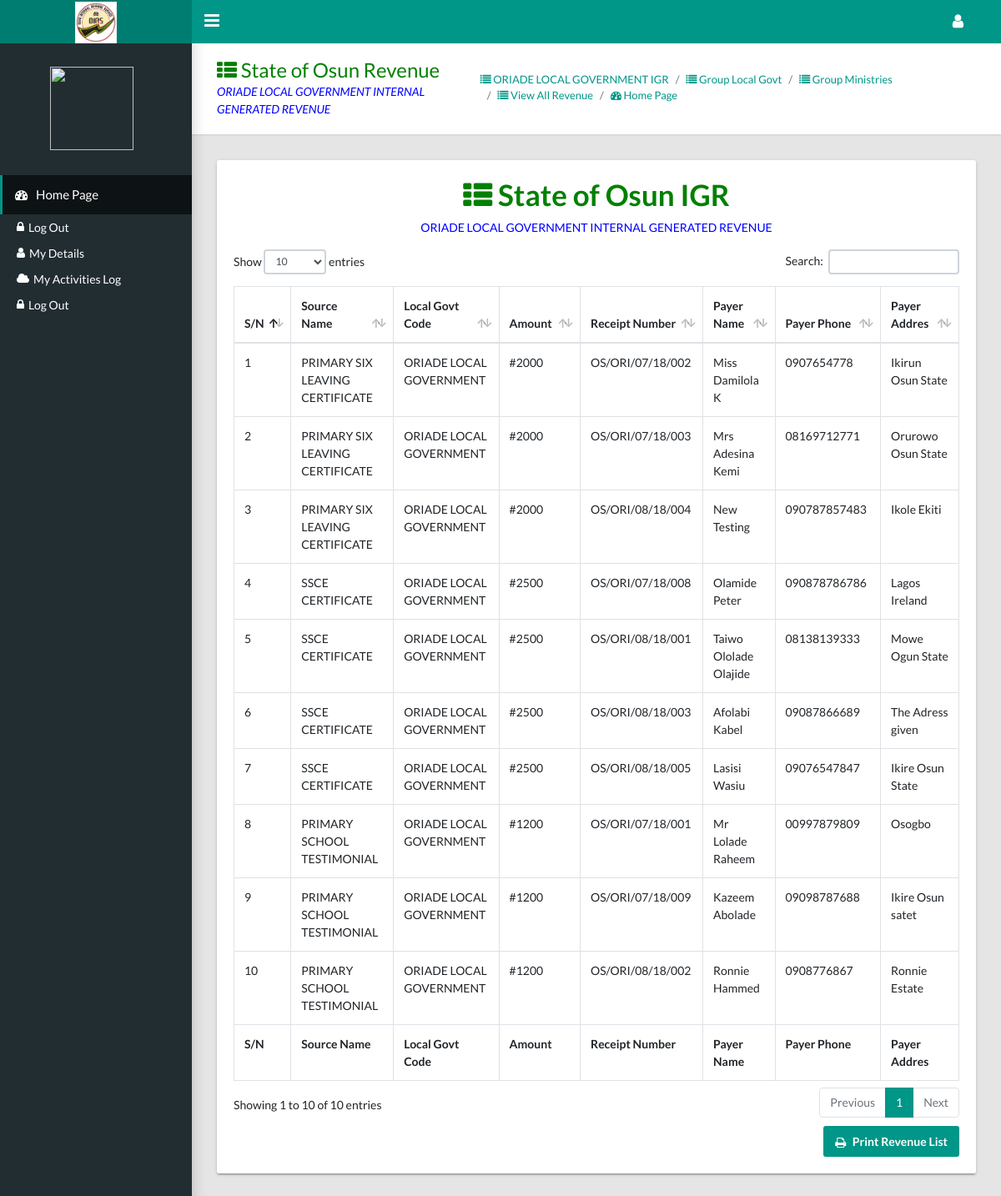
/director/view-local_govt-revenue.php?local_govt_id=2, run on the app's committed database.
### tables this page shows
CREATE TABLE `local_govt` (
  `local_govt_id` int(255) NOT NULL,
  `local_govt_name` text NOT NULL,
  `local_govt_code` varchar(255) NOT NULL,
  `time_added` timestamp NOT NULL DEFAULT CURRENT_TIMESTAMP ON UPDATE CURRENT_TIMESTAMP
);

CREATE TABLE `state_revenue` (
  `revenue_id` int(255) NOT NULL,
  `local_govt_id` int(255) NOT NULL,
  `staff_number` varchar(255) NOT NULL,
  `source_id` int(255) NOT NULL,
  `payer_name` varchar(255) NOT NULL,
  `payer_phone` varchar(255) NOT NULL,
  `payer_address` text NOT NULL,
  `reciept_number` varchar(255) NOT NULL,
  `today` varchar(255) NOT NULL,
  `rev_month` varchar(255) NOT NULL,
  `year` varchar(255) NOT NULL,
  `time_added` timestamp NOT NULL DEFAULT CURRENT_TIMESTAMP ON UPDATE CURRENT_TIMESTAMP
);

CREATE TABLE `source_revenue` (
  `source_id` int(255) NOT NULL,
  `source_name` varchar(255) NOT NULL,
  `ministry_id` int(255) NOT NULL,
  `revenue_amount` varchar(255) NOT NULL,
  `time_added` timestamp NOT NULL DEFAULT CURRENT_TIMESTAMP ON UPDATE CURRENT_TIMESTAMP
);

### ict-department/libs_dev/local-ministry/local_ministry_class.php (called while the page is built, shortened)
<?php
	class stateMinistry
	{
		function __construct($db)
		{
			$this->db=$db;
		}
	}
	class localMinistry extends stateMinistry{
		public function gettingLocalGocyIDDetails($local_govt_id)
		{
			try {
				$gettingMinistry = $this->db->prepare("SELECT * FROM local_govt WHERE local_govt_id=:local_govt_id");
				$getMin = array(':local_govt_id'=>$local_govt_id);
				$gettingMinistry->execute($getMin);
				$gold = $gettingMinistry->fetch();
				return $gold;
			} catch (PDOException $e) {
				$_SESSION['error'] = $e->getMessage();
			}
		}
	}
?>

### ict-department/libs_dev/revenue/revenue_class.php (called while the page is built, shortened)
<?php
	class sourcesOfRevenue
	{
		public $db;
		function __construct($db)
		{
			$this->db=$db;
		}
		public function seeRevenueourceID($source_id)
		{
			try {
				$checkRev= $this->db->prepare("SELECT * FROM source_revenue WHERE source_id=:source_id");
				$arrCheckRev = array(':source_id'=>$source_id);
				$checkRev->execute($arrCheckRev);
				$roll = $checkRev->fetch();
				return $roll;
			}catch(PDOException $e){
				$_SESSION['error']= $e->getMessage();
				return false;
			}
		}
	}
?>

### director/view-local_govt-revenue.php (the view, shortened to what this page needs)
<?php
    require '../header.php';
    require '../side-bar.php';
    require '../ict-department/libs_dev/local-ministry/local_ministry_class.php';
    require '../ict-department/libs_dev/revenue/revenue_class.php';
    $localMin = new localMinistry($db);
    $revSouceing = new sourcesOfRevenue($db);
    $local_govt_code = $_GET['local_govt_code'];
    $local_govt_id = $_GET['local_govt_id'];
    $localDetails = $localMin->gettingLocalGocyIDDetails($local_govt_id);
    $local_govt_name = $localDetails['local_govt_name']; ?>
<main class="app-content">
    <div class="app-title">
        <div>
            <h1 style="color: green"><i class="fa fa-th-list"></i> State of Osun Revenue</h1>
            <p style="color: blue"><?php echo $local_govt_name ?> INTERNAL GENERATED REVENUE</p>
        </div>
        <ul class="app-breadcrumb breadcrumb side">
            <li class="breadcrumb-item active"><a href="view-local_govt-revenue.php?local_govt_code=<?php echo $local_govt_code ?>&&local_govt_id=<?php echo $local_govt_id ?>"><i class="fa fa-list"></i> <?php echo $local_govt_name. " IGR" ?></a></li>
            <li class="breadcrumb-item active"><a href="group-local-govt.php"><i class="fa fa-list"></i> Group Local Govt </a></li>
            <li class="breadcrumb-item active"><a href="group-ministries.php"><i class="fa fa-list"></i> Group Ministries </a></li>
            <li class="breadcrumb-item active"><a href="view-all-revenue.php"><i class="fa fa-list"></i> View All Revenue </a></li>
            <li class="breadcrumb-item"><a href="./"><i class="fa fa-dashboard"></i> Home Page</a></li>
        </ul>
    </div>
    <div class="row">
        <div class="col-md-12">
            <div class="col-md-12">
            </div>
            <div class="tile">
                <div class="tile-body">
                    <?php
                    $min = $db->prepare("SELECT * FROM state_revenue WHERE local_govt_id=:local_govt_id ORDER BY source_id ASC");
                    $arrMin = array(':local_govt_id'=>$local_govt_id);
                    $min->execute($arrMin);
                    if($min->rowCount()==0){
                        $_SESSION['error'] = "$local_govt_name IGR LIST IS EMPTY"; ?>
                        <script>window.location=("group-local-govt.php");</script><?php
                    }else{ ?>
                        <div align="center">
                            <h1 style="color: green"><i class="fa fa-th-list"></i> State of Osun IGR</h1>
                            <p style="color: blue"><?php echo $local_govt_name ?> INTERNAL GENERATED REVENUE </p>
                        </div>
                        <table class="table table-hover table-bordered" id="sampleTable">
                            <thead>
                                <tr>
                                    <th>S/N</th>
                                    <th>Source Name</th>
                                    <th>Local Govt Code</th>
                                    <th>Amount</th>
                                    <th>Receipt Number</th>
                                    <th>Payer Name</th>
                                    <th>Payer Phone</th>
                                    <th>Payer Addres</th>
                                </tr>
                            </thead>
                            <tfoot>
                                <tr>
                                    <th>S/N</th>
                                    <th>Source Name</th>
                                    <th>Local Govt Code</th>
                                    <th>Amount</th>
                                    <th>Receipt Number</th>
                                    <th>Payer Name</th>
                                    <th>Payer Phone</th>
                                    <th>Payer Addres</th>
                                </tr>
                            </tfoot>
                            <tbody><?php
                                $y=1;
                                while($see_ministry = $min->fetch()){
                                    $source_id = $see_ministry['source_id'];
                                    $sourceDetails = $revSouceing->seeRevenueourceID($source_id);
                                     ?>
                                    <tr>
                                        <td><?php echo $y ?>
                                        </td>
                                        <td><?php echo $revenue_source_name= $sourceDetails['source_name']; ?></td>
                                        <td><?php echo $local_govt_name ?></td>
                                        <td><?php echo "#".$sourceDetails['revenue_amount']; ?></td>
                                        <td><?php echo $see_ministry['reciept_number']; ?></td>
                                        <td><?php echo $see_ministry['payer_name']; ?></td>
                                        <td><?php echo $see_ministry['payer_phone']; ?></td>
                                        <td><?php echo $see_ministry['payer_address']; ?></td>
                                    </tr><?php
                                    $y++;
                                } ?>
                            </tbody>
                        </table>
                        <div class="row d-print-none mt-2">
                            <div class="col-12 text-right">
                                <a class="btn btn-primary" href="javascript:window.print();" target="_blank"><i class="fa fa-print"></i> Print Revenue List</a>
                            </div>
                        </div><?php
                    }?>
                </div>
            </div>
        </div>
    </div>
</main><?php
require '../table-footer.php';
 ?>

### data on the page
local_govt: local_govt_name "ORIADE LOCAL GOVERNMENT"
state_revenue: source.source_name "PRIMARY SIX LEAVING CERTIFICATE", local_govt.local_govt_name "ORIADE LOCAL GOVERNMENT", source.revenue_amount "2000", reciept_number "OS/ORI/07/18/002", payer_name "Miss Damilola K", payer_phone "0907654778", payer_address "Ikirun Osun State"
state_revenue: source.source_name "PRIMARY SIX LEAVING CERTIFICATE", local_govt.local_govt_name "ORIADE LOCAL GOVERNMENT", source.revenue_amount "2000", reciept_number "OS/ORI/07/18/003", payer_name "Mrs Adesina Kemi", payer_phone "08169712771", payer_address "Orurowo Osun State"
state_revenue: source.source_name "PRIMARY SIX LEAVING CERTIFICATE", local_govt.local_govt_name "ORIADE LOCAL GOVERNMENT", source.revenue_amount "2000", reciept_number "OS/ORI/08/18/004", payer_name "New Testing", payer_phone "090787857483", payer_address "Ikole Ekiti"
state_revenue: source.source_name "SSCE CERTIFICATE", local_govt.local_govt_name "ORIADE LOCAL GOVERNMENT", source.revenue_amount "2500", reciept_number "OS/ORI/07/18/008", payer_name "Olamide Peter", payer_phone "090878786786", payer_address "Lagos Ireland"
state_revenue: source.source_name "SSCE CERTIFICATE", local_govt.local_govt_name "ORIADE LOCAL GOVERNMENT", source.revenue_amount "2500", reciept_number "OS/ORI/08/18/001", payer_name "Taiwo Ololade Olajide", payer_phone "08138139333", payer_address "Mowe Ogun State"
state_revenue: source.source_name "SSCE CERTIFICATE", local_govt.local_govt_name "ORIADE LOCAL GOVERNMENT", source.revenue_amount "2500", reciept_number "OS/ORI/08/18/003", payer_name "Afolabi Kabel", payer_phone "09087866689", payer_address "The Adress given"
state_revenue: source.source_name "SSCE CERTIFICATE", local_govt.local_govt_name "ORIADE LOCAL GOVERNMENT", source.revenue_amount "2500", reciept_number "OS/ORI/08/18/005", payer_name "Lasisi Wasiu", payer_phone "09076547847", payer_address "Ikire Osun State"
state_revenue: source.source_name "PRIMARY SCHOOL TESTIMONIAL", local_govt.local_govt_name "ORIADE LOCAL GOVERNMENT", source.revenue_amount "1200", reciept_number "OS/ORI/07/18/001", payer_name "Mr Lolade Raheem", payer_phone "00997879809", payer_address "Osogbo"
state_revenue: source.source_name "PRIMARY SCHOOL TESTIMONIAL", local_govt.local_govt_name "ORIADE LOCAL GOVERNMENT", source.revenue_amount "1200", reciept_number "OS/ORI/07/18/009", payer_name "Kazeem Abolade", payer_phone "09098787688", payer_address "Ikire Osun satet"
state_revenue: source.source_name "PRIMARY SCHOOL TESTIMONIAL", local_govt.local_govt_name "ORIADE LOCAL GOVERNMENT", source.revenue_amount "1200", reciept_number "OS/ORI/08/18/002", payer_name "Ronnie Hammed", payer_phone "0908776867", payer_address "Ronnie Estate"
